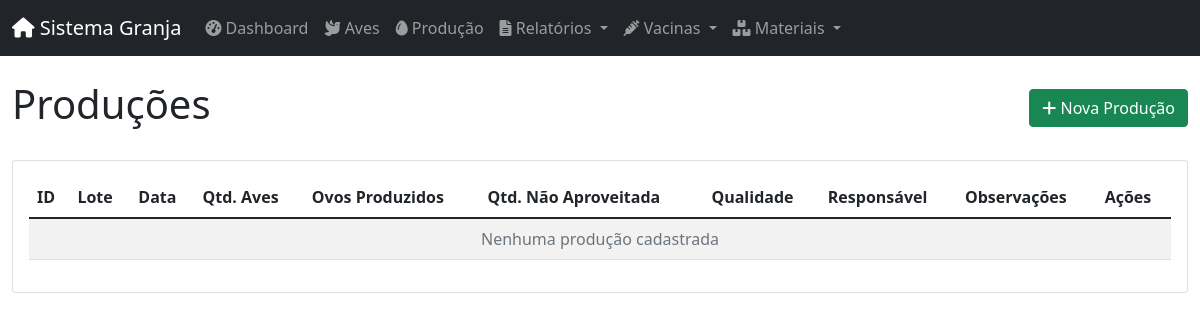
Page /producoes/ on the earlier database version.
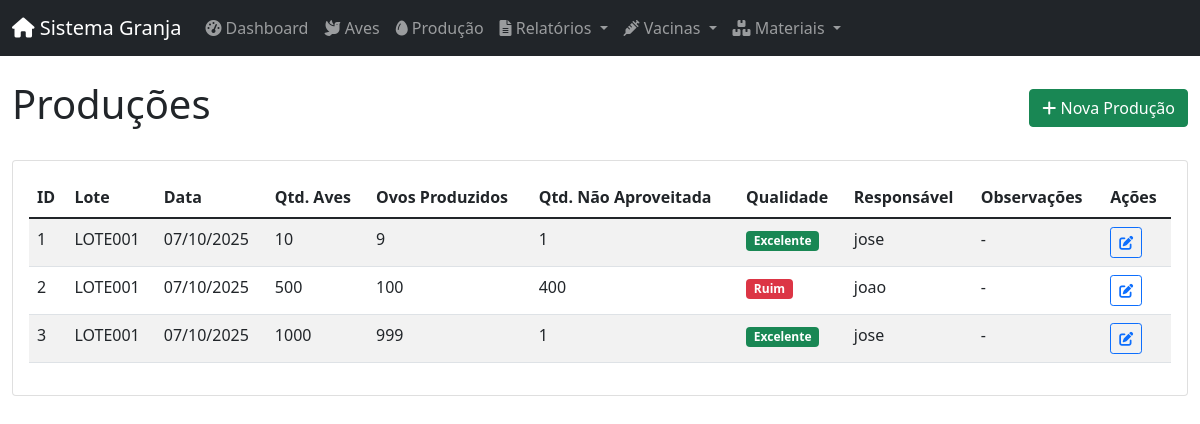
Same page on the later database version.
### app/models/database.py (models this page shows)
class BaseModel(Model):
    class Meta:
        database = db

class Producao(BaseModel):
    id_producao = AutoField()
    data_coleta = DateField()
    quantidade_ovos = IntegerField()
    quantidade_aves = IntegerField()
    qualidade_producao = CharField(max_length=50)
    producao_nao_aproveitada = IntegerField(default=0)
    id_lote = CharField(max_length=50)
    observacoes = TextField(null=True)
    responsavel = CharField(max_length=100)
    class Meta:
        table_name = 'producao'

### app/routes/producao_routes.py (the view)
@producao_web.route('/', methods=['GET'])
def listar():
    producoes = ProducaoController.listar_todos()
    producoes = sorted(producoes, key=lambda x: x.id_producao)
    return render_template('producao/listar.html', producoes=producoes)

### app/controllers/producao_controller.py (called while the page is built)
    @staticmethod
    def listar_todos() -> List[Producao]:
        return list(Producao.select().order_by(Producao.data_coleta.desc()))

### app/templates/producao/listar.html
{% extends "layouts/admin.html" %}
{% block content %}
<div class="container-fluid">
    <div class="d-flex justify-content-between align-items-center mb-4">
        <h1>Produções</h1>
        <a class="btn btn-success" href="{{ url_for('producao_web.criar') }}">
            <i class="fas fa-plus"></i> Nova Produção
        </a>
    </div>
    <div class="card">
        <div class="card-body">
            <div class="table-responsive">
                <table class="table table-striped">
                    <thead>
                        <tr>
                            <th>ID</th>
                            <th>Lote</th>
                            <th>Data</th>
                            <th>Qtd. Aves</th>
                            <th>Ovos Produzidos</th>
                            <th>Qtd. Não Aproveitada</th>
                            <th>Qualidade</th>
                            <th>Responsável</th>
                            <th>Observações</th>
                            <th>Ações</th>
                        </tr>
                    </thead>
                    <tbody>
                    {% for p in producoes %}
                        <tr>
                            <td>{{ p.id_producao }}</td>
                            <td>{{ p.id_lote }}</td>
                            <td>{{ p.data_coleta.strftime("%d/%m/%Y") }}</td>
                            <td>{{ p.quantidade_aves }}</td>
                            <td>{{ p.quantidade_ovos }}</td>
                            <td>{{ p.producao_nao_aproveitada }}</td>
                            <td>
                                {% set qualidade = p.qualidade_producao.lower() %}
                                {% if qualidade == 'excelente' %}
                                    <span class="badge bg-success">{{ p.qualidade_producao }}</span>
                                {% elif qualidade == 'bom' or qualidade == 'boa' %}
                                    <span class="badge bg-info">{{ p.qualidade_producao }}</span>
                                {% elif qualidade == 'regular' %}
                                    <span class="badge bg-warning">{{ p.qualidade_producao }}</span>
                                {% elif qualidade == 'ruim' %}
                                    <span class="badge bg-danger">{{ p.qualidade_producao }}</span>
                                {% else %}
                                    <span class="badge bg-secondary">{{ p.qualidade_producao }}</span>
                                {% endif %}
                            </td>
                            <td>{{ p.responsavel }}</td>
                            <td>{{ p.observacoes or "-" }}</td>
                            <td>
                                <div class="btn-group btn-group-sm">
                                    <a class="btn btn-outline-primary"
                                       href="{{ url_for('producao_web.editar', producao_id=p.id_producao) }}"
                                       title="Editar">
                                        <i class="fas fa-edit"></i>
                                    </a>
                                </div>
                            </td>
                        </tr>
                    {% else %}
                        <tr>
                            <td colspan="10" class="text-center text-muted">
                                Nenhuma produção cadastrada
                            </td>
                        </tr>
                    {% endfor %}
                    </tbody>
                </table>
            </div>
        </div>
    </div>
</div>
{% endblock %}

### app/templates/layouts/admin.html (shortened to what this page needs)
<!DOCTYPE html>
<html lang="pt-br">
<head>
    <link href="https://cdn.jsdelivr.net/npm/bootstrap@5.1.3/dist/css/bootstrap.min.css" rel="stylesheet">
    <link href="https://cdnjs.cloudflare.com/ajax/libs/font-awesome/6.0.0/css/all.min.css" rel="stylesheet">
</head>
<body>
    <nav class="navbar navbar-expand-lg navbar-dark bg-dark">
        <div class="container-fluid">
            <a class="navbar-brand" href="{{ url_for('dashboard.index') }}">
                <i class="fas fa-home"></i> Sistema Granja
            </a>
            <div class="collapse navbar-collapse" id="navbarNav">
                <ul class="navbar-nav me-auto">
                    <li class="nav-item">
                        <a class="nav-link" href="{{ url_for('dashboard.index') }}">
                            <i class="fas fa-tachometer-alt"></i> Dashboard
                        </a>
                    </li>
                    <li class="nav-item">
                        <a class="nav-link" href="{{ url_for('aves.listar') }}">
                            <i class="fas fa-dove"></i> Aves
                        </a>
                    </li>
                    <li class="nav-item">
                        <a class="nav-link" href="{{ url_for('producao_web.listar') }}">
                            <i class="fas fa-egg"></i> Produção
                        </a>
                    </li>
                    <li class="nav-item dropdown">
                        <a class="nav-link dropdown-toggle" href="#" id="relatoriosDropdown" role="button" data-bs-toggle="dropdown" aria-expanded="false">
                            <i class="fas fa-file-alt"></i> Relatórios
                        </a>
                    </li>
                    <li class="nav-item dropdown">
                        <a class="nav-link dropdown-toggle" href="#" role="button" data-bs-toggle="dropdown">
                            <i class="fas fa-syringe"></i> Vacinas
                        </a>
                    </li>
                    <li class="nav-item dropdown">
                        <a class="nav-link dropdown-toggle" href="#" role="button" data-bs-toggle="dropdown">
                            <i class="fas fa-boxes"></i> Materiais
                        </a>
                    </li>
                </ul>
            </div>
        </div>
    </nav>
    <main class="py-4">
        {% block content %}{% endblock %}
    </main>
</body>
</html>

Differences in the rows shown:
added Producao: id_producao "1", id_lote "LOTE001", data_coleta "07/10/2025", quantidade_aves "10", quantidade_ovos "9", producao_nao_aproveitada "1", qualidade_producao "Excelente", responsavel "jose", observacoes "-"
added Producao: id_producao "2", id_lote "LOTE001", data_coleta "07/10/2025", quantidade_aves "500", quantidade_ovos "100", producao_nao_aproveitada "400", qualidade_producao "Ruim", responsavel "joao", observacoes "-"
added Producao: id_producao "3", id_lote "LOTE001", data_coleta "07/10/2025", quantidade_aves "1000", quantidade_ovos "999", producao_nao_aproveitada "1", qualidade_producao "Excelente", responsavel "jose", observacoes "-"
Other differences:
text no longer shown: "Nenhuma produção cadastrada"
